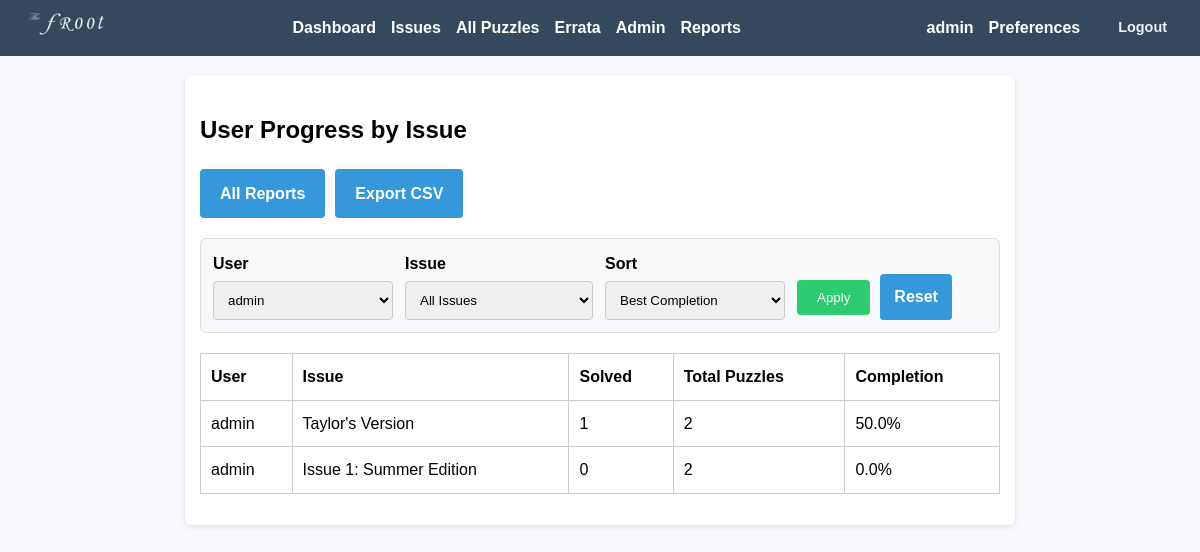
/admin/reports/issue-progress?user_id=2 (signed in), run on the app's committed database.
### app/models.py (models this page shows, shortened)
class User(UserMixin, db.Model):
    id = db.Column(db.Integer, primary_key=True)
    username = db.Column(db.String(150), unique=True, nullable=False)
    email = db.Column(db.String(150), unique=True, nullable=False)
    display_name = db.Column(db.String(150), nullable=True)
    password_hash = db.Column(db.String(200), nullable=False)
    is_admin = db.Column(db.Boolean, default=False)
    email_notifications = db.Column(db.Boolean, default=True)
    notify_new_issues = db.Column(db.Boolean, default=True)
    notify_new_hints = db.Column(db.Boolean, default=True)
    submissions = db.relationship('Submission', backref='user', lazy=True)

class Issue(db.Model):
    id = db.Column(db.Integer, primary_key=True)
    title = db.Column(db.String(200), nullable=False)
    description = db.Column(db.Text, nullable=True)
    pdf_filename = db.Column(db.String(200), nullable=True)
    answer_pdf_filename = db.Column(db.String(200), nullable=True)
    available_date = db.Column(db.DateTime(timezone=True), nullable=False, default=lambda: datetime.now(timezone.utc))
    puzzles = db.relationship('Puzzle', backref='issue', lazy=True)

### app/routes.py (the view)
@admin_bp.route('/reports/issue-progress')
@login_required
@admin_required
def report_issue_progress():
    selected_user_id = _parse_optional_int(request.args.get('user_id'))
    selected_issue_id = _parse_optional_int(request.args.get('issue_id'))
    selected_sort = request.args.get('sort', 'best_completion')
    users = User.query.order_by(User.username.asc()).all()
    issues = Issue.query.order_by(Issue.title.asc()).all()
    progress_rows = get_user_issue_progress_rows(
        user_id=selected_user_id,
        issue_id=selected_issue_id,
        sort=selected_sort,
    )
    return render_template(
        'admin_report_issue_progress.html',
        progress_rows=progress_rows,
        users=users,
        issues=issues,
        selected_user_id=selected_user_id,
        selected_issue_id=selected_issue_id,
        selected_sort=selected_sort,
    )

### app/admin_utils.py (called while the page is built)
def admin_required(f):
    @wraps(f)
    def decorated_function(*args, **kwargs):
        if not current_user.is_authenticated or not current_user.is_admin:
            abort(403)
        return f(*args, **kwargs)
    return decorated_function

### app/reporting.py (called while the page is built)
def _safe_percentage(numerator, denominator):
    if denominator <= 0:
        return 0.0
    return (numerator / denominator) * 100

### app/routes.py (called while the page is built)
def _parse_optional_int(value):
    if value in (None, "", "0"):
        return None
    try:
        return int(value)
    except (TypeError, ValueError):
        return None

### app/templates/admin_report_issue_progress.html (shortened to what this page needs)
{% extends "base.html" %}
{% block content %}
<h2>User Progress by Issue</h2>
<div class="admin-header">
    <a href="{{ url_for('admin.reports_index') }}" class="action-btn">All Reports</a>
    <a href="{{ url_for('admin.report_issue_progress_export', user_id=selected_user_id, issue_id=selected_issue_id, sort=selected_sort) }}" class="action-btn">Export CSV</a>
</div>
<form method="get" class="report-filters">
    <div class="filter-group">
        <label for="user_id">User</label>
        <select id="user_id" name="user_id">
            {% for user in users %}
                <option value="{{ user.id }}" {% if selected_user_id == user.id %}selected{% endif %}>{{ user.username }}</option>
            {% endfor %}
        </select>
    </div>
    <div class="filter-group">
        <label for="issue_id">Issue</label>
        <select id="issue_id" name="issue_id">
            <option value="">All Issues</option>
        </select>
    </div>
    <div class="filter-group">
        <label for="sort">Sort</label>
        <select id="sort" name="sort">
            <option value="best_completion" {% if selected_sort == 'best_completion' %}selected{% endif %}>Best Completion</option>
        </select>
    </div>
    <div class="filter-actions">
        <button type="submit">Apply</button>
        <a href="{{ url_for('admin.report_issue_progress') }}" class="action-btn">Reset</a>
    </div>
</form>
<table>
    <tr>
        <th>User</th>
        <th>Issue</th>
        <th>Solved</th>
        <th>Total Puzzles</th>
        <th>Completion</th>
    </tr>
    {% for row in progress_rows %}
    <tr>
        <td>{{ row.username }}</td>
        <td>{{ row.issue_title }}</td>
        <td>{{ row.solved_count }}</td>
        <td>{{ row.total_puzzles }}</td>
        <td>{{ "%.1f"|format(row.completion_rate) }}%</td>
    </tr>
    {% endfor %}
</table>
{% endblock %}

### app/templates/base.html (shortened to what this page needs)
<!DOCTYPE html>
<html>
<head>
    <link rel="stylesheet" href="{{ url_for('static', filename='style.css') }}">
</head>
<body>
  <nav>
    <div class="nav-content">
      <div class="nav-logo">
        <img src="{{ url_for('static', filename='img/logo.png') }}" alt="Logo">
      </div>
      <div class="nav-links">
        {% if current_user.is_authenticated %}
            <a href="{{ url_for('puzzle.user_dashboard') }}">Dashboard</a>
            <a href="{{ url_for('puzzle.list_issues') }}">Issues</a>
            <a href="{{ url_for('puzzle.list_puzzles') }}">All Puzzles</a>
            <a href="{{ url_for('puzzle.errata_list') }}">Errata</a>
            {% if current_user.is_admin %}
                <a href="{{ url_for('admin.dashboard') }}">Admin</a>
                <a href="{{ url_for('admin.reports_index') }}">Reports</a>
            {% endif %}
        {% else %}
            <a href="{{ url_for('main.index') }}">Home</a>
            <a href="{{ url_for('puzzle.errata_list') }}">Errata</a>
            <a href="{{ url_for('auth.login') }}">Login</a>
            <a href="{{ url_for('auth.register') }}">Register</a>
        {% endif %}
      </div>
      {% if current_user.is_authenticated %}
        <div class="user-profile">
          <div class="user-info">
            <span class="user-name">{{ current_user.username }}</span>
            <a href="{{ url_for('auth.preferences') }}" class="preferences-link">Preferences</a>
            <a href="{{ url_for('auth.logout') }}" class="logout-link">Logout</a>
          </div>
        </div>
      {% endif %}
    </div>
</nav>
  <div class="container">
        {% block content %}{% endblock %}
    </div>
</body>
</html>

### app/static/style.css (style rules this page uses)
body { font-family: Arial, sans-serif; background-color: #f7f9fc; margin: 0; padding: 0; line-height: 1.6; }
nav { background-color: #34495e; padding: 10px; color: white; }
.nav-content { display: flex; justify-content: space-between; align-items: center; gap: 20px; }
.nav-links { display: flex; align-items: center; }
nav a { color: white; margin-right: 15px; text-decoration: none; font-weight: bold; }
.nav-logo img { height: 28px; width: auto; }
.user-profile { display: flex; align-items: center; }
.user-info { display: flex; align-items: center; gap: 15px; }
.user-name { color: white; font-weight: bold; }
.logout-link { color: #ecf0f1; text-decoration: none; font-size: 0.9em; padding: 4px 8px; border-radius: 4px; transition: background-color 0.3s ease; }
.container { max-width: 800px; margin: 20px auto; padding: 15px; background-color: white; border-radius: 6px; box-shadow: 0 2px 5px rgba(0, 0, 0, 0.1); }
table { width: 100%; border-collapse: collapse; margin: 1em 0; }
table, th, td { border: 1px solid #ccc; }
th, td { padding: 10px; text-align: left; }
form input[type="text"], form textarea, form input[type="email"], form input[type="password"], form select { width: 100%; padding: 10px; margin-bottom: 10px; border: 1px solid #ccc; border-radius: 4px; }
form input[type="submit"], form button { padding: 10px 20px; background-color: #2ecc71; color: white; border: none; border-radius: 4px; cursor: pointer; }
.action-btn { display: inline-block; padding: 12px 20px; background-color: #3498db; color: white; text-decoration: none; border-radius: 4px; text-align: center; font-weight: bold; transition: background-color 0.3s; }
.admin-header { margin-bottom: 20px; display: flex; gap: 10px; align-items: center; }
.report-filters { display: flex; flex-wrap: wrap; gap: 12px; align-items: end; margin: 15px 0 20px 0; padding: 12px; border: 1px solid #dcdfe3; border-radius: 6px; background: #f8f9fa; }
.filter-group { display: flex; flex-direction: column; min-width: 180px; }
.filter-group label { font-weight: 600; margin-bottom: 4px; }
.filter-group select { margin-bottom: 0; }
.filter-actions { display: flex; gap: 10px; align-items: center; }
.filter-actions .action-btn { padding: 10px 14px; }

### data on the page
User: username "admin", username "admin" "admin"
Issue: issue_title "Taylor's Version"
Issue: issue_title "Issue 1: Summer Edition"

### other printed values
{{ row.solved_count }} "1" "0"
{{ row.total_puzzles }} "2" "2"
{{ "%.1f"|format(row.completion_rate) }} "50.0" "0.0"
form field user_id "admin"
